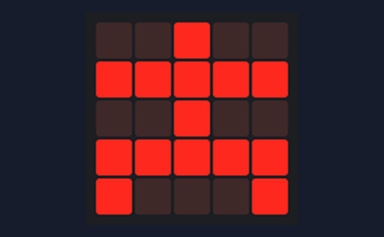
Simulated run of this program. Board: BBC micro:bit (MakeCode). Shown: the board's 5×5 LED display.

Above: at 0.2 s.
At 0.6 s:
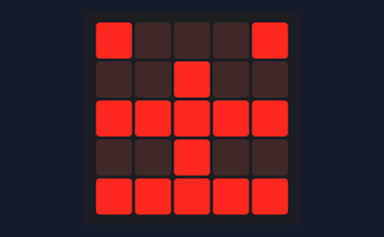
At 1.0 s:
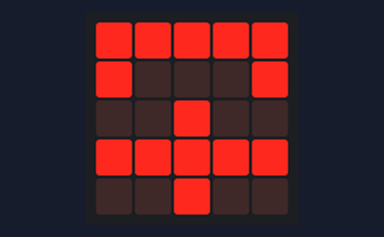
At 1.4 s:
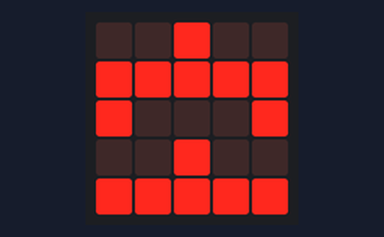
At 1.8 s:
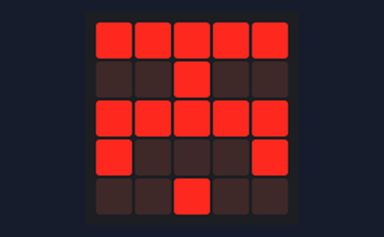
At 2.21 s:
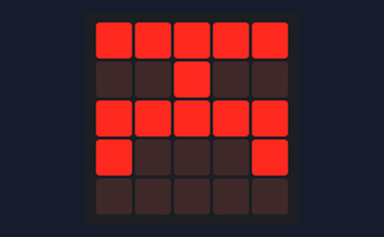

Measured:
- by itself, everything shown: repeats every 2.4 s, in 6 steps
- what the display in image 1 shows lasts 0.4 s, from 0.4 s to 0.8 s

The program:

main.ts
```typescript
basic.forever(function () {
    basic.showLeds(`
        . . # . .
        # # # # #
        . . # . .
        # # # # #
        # . . . #
        `)
    basic.showLeds(`
        # . . . #
        . . # . .
        # # # # #
        . . # . .
        # # # # #
        `)
    basic.showLeds(`
        # # # # #
        # . . . #
        . . # . .
        # # # # #
        . . # . .
        `)
    basic.showLeds(`
        . . # . .
        # # # # #
        # . . . #
        . . # . .
        # # # # #
        `)
    basic.showLeds(`
        # # # # #
        . . # . .
        # # # # #
        # . . . #
        . . # . .
        `)
    basic.showLeds(`
        # # # # #
        . . # . .
        # # # # #
        # . . . #
        . . . . .
        `)
})
```

test.ts
```typescript
// les tests vont ici ; cela ne sera pas compilé si ce paquet est utilisé en tant qu'extension.
```
